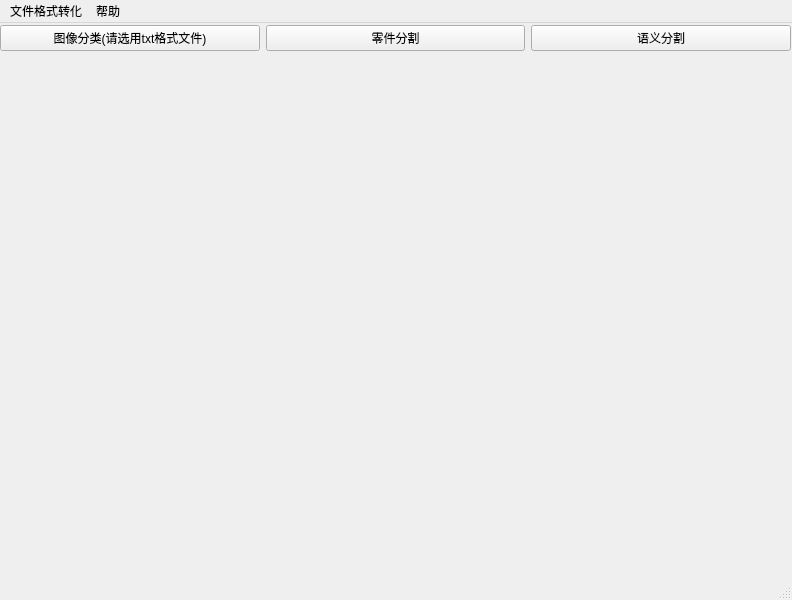
<?xml version="1.0" encoding="UTF-8"?>
<ui version="4.0">
 <class>MainWindow</class>
 <widget class="QMainWindow" name="MainWindow">
  <property name="geometry">
   <rect>
    <x>0</x>
    <y>0</y>
    <width>792</width>
    <height>600</height>
   </rect>
  </property>
  <property name="windowTitle">
   <string>MainWindow</string>
  </property>
  <widget class="QWidget" name="centralwidget">
   <widget class="QWidget" name="horizontalLayoutWidget">
    <property name="geometry">
     <rect>
      <x>0</x>
      <y>0</y>
      <width>791</width>
      <height>31</height>
     </rect>
    </property>
    <layout class="QHBoxLayout" name="horizontalLayout">
     <item>
      <widget class="QPushButton" name="pushButton_2">
       <property name="text">
        <string>图像分类(请选用txt格式文件)</string>
       </property>
      </widget>
     </item>
     <item>
      <widget class="QPushButton" name="pushButton_3">
       <property name="text">
        <string>零件分割</string>
       </property>
      </widget>
     </item>
     <item>
      <widget class="QPushButton" name="pushButton">
       <property name="text">
        <string>语义分割</string>
       </property>
      </widget>
     </item>
    </layout>
   </widget>
   <widget class="QWidget" name="gridLayoutWidget">
    <property name="geometry">
     <rect>
      <x>0</x>
      <y>30</y>
      <width>781</width>
      <height>531</height>
     </rect>
    </property>
    <layout class="QGridLayout" name="gridLayout"/>
   </widget>
  </widget>
  <widget class="QStatusBar" name="statusbar"/>
  <widget class="QMenuBar" name="menubar">
   <property name="geometry">
    <rect>
     <x>0</x>
     <y>0</y>
     <width>792</width>
     <height>22</height>
    </rect>
   </property>
   <widget class="QMenu" name="menu">
    <property name="title">
     <string>文件格式转化</string>
    </property>
    <addaction name="actionpcd_pts"/>
    <addaction name="actionpts_pcd"/>
   </widget>
   <widget class="QMenu" name="menu_3">
    <property name="title">
     <string>帮助</string>
    </property>
   </widget>
   <addaction name="menu"/>
   <addaction name="menu_3"/>
  </widget>
  <action name="actionpcd_pts">
   <property name="text">
    <string>pcd-&gt;pts</string>
   </property>
  </action>
  <action name="actionpts_pcd">
   <property name="text">
    <string>pts-&gt;pcd</string>
   </property>
  </action>
 </widget>
 <resources/>
 <connections/>
</ui>
